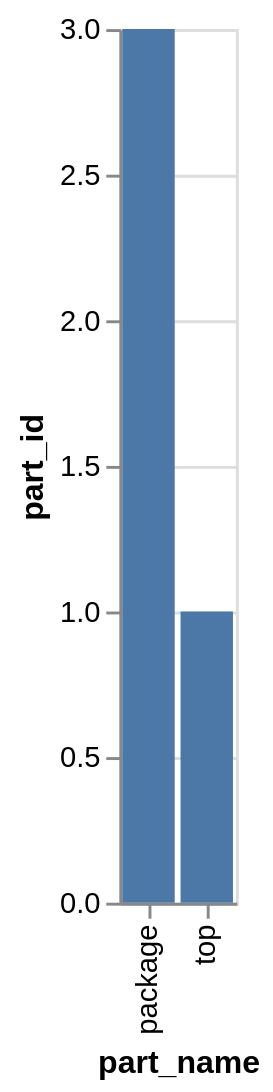

Vega-Lite specification for this chart:
### Vega-Lite specification from a JSON file in a GitHub repository (floating-point values rounded to 4 significant figures)
{"data": {"values": [{"x_data": "package", "y_data": 3}, {"x_data": "top", "y_data": 1}]}, "mark": "bar", "encoding": {"x": {"field": "x_data", "type": "nominal", "title": "part_name", "sort": "ascending"}, "y": {"field": "y_data", "type": "quantitative", "title": "part_id"}}}
